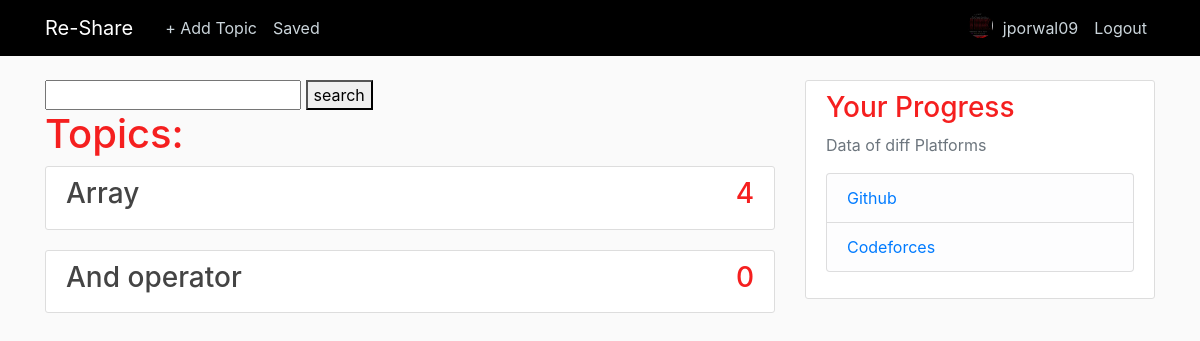
Before: /userfp/ (signed in) with the older database file.
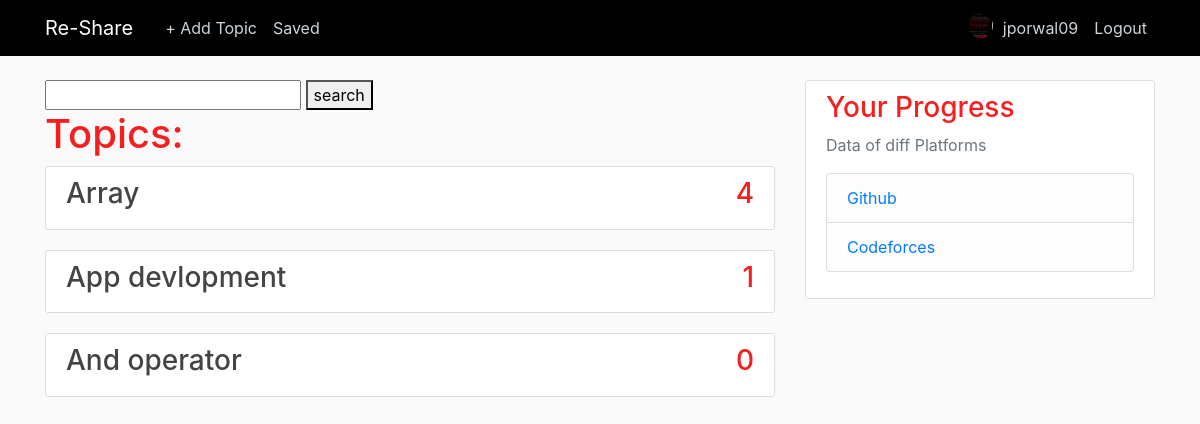
After: the same page with the newer database file.
### resource/models.py (models this page shows, shortened)
class Topic(models.Model):
	name = models.CharField(max_length=500,null=False,blank=False)
	created = models.DateTimeField('date created', default = timezone.now)
	last_updated = models.DateTimeField('last updated', default = timezone.now)
	user =  models.ForeignKey(User,on_delete=models.PROTECT)

### resource/views.py (the view)
# urls.py: path('userfp/', res_views.userhome , name = 'userhome'),
@login_required
def userhome(request):
    context = {
        'topic': Topic.objects.all().annotate(Material_count=Count('material')).order_by('-Material_count')
    }
    if 'qname' in request.GET:
    	query = request.GET['qname']
    	print(query)
    	if query != "":
    		topicop = Topic.objects.filter(name__icontains =query).annotate(Material_count=Count('material')).order_by('-Material_count')
    		context['topicop'] = topicop
    return render(request, 'resource/userhome.html', context)

### resource/templates/resource/userhome.html (shortened to what this page needs)
{% extends "users/home.html" %}
{% block content %}
  <form method="get">
    <input type="text" name="qname">
    <button type="submit">search </button>
  </form>
    <h1>Topics:</h1>
    {% for topic in topic %}
        <article class="media content-section">
          <div class="media-body">
            <h3><a class="article-title" href="{% url 'detail' topic.id %}">{{ topic.name }}</a></h3>
          </div>
          <h3>{{ topic.Material_count }}</h3>
        </article>
    {% endfor %}
{% endblock content %}

Changed rows visible on the page:
added Topic: name "App devlopment", Material_count "1"
